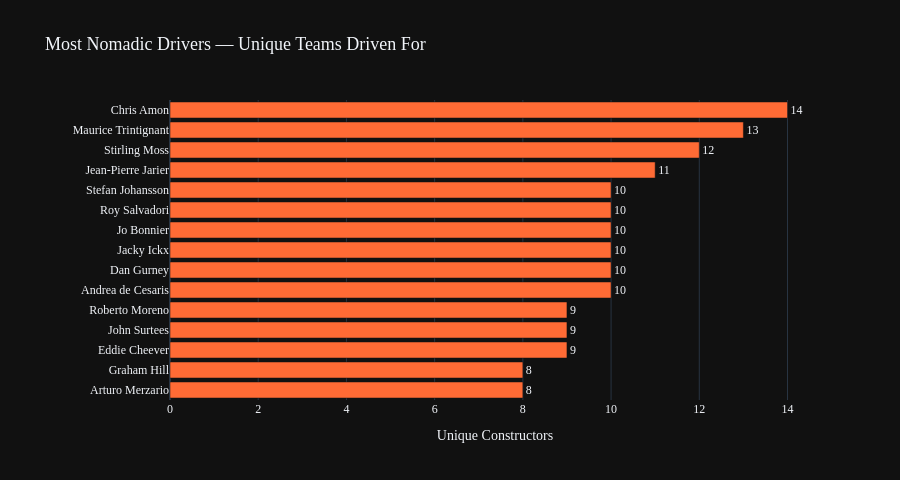

The notebook cell this image was saved under:
### Markdown cell above
---
## Visualization Prototyping

## 4. Most Nomadic Drivers — Most Unique Teams

The F1 journeymen — drivers who moved between the most teams across their career. In the D3 network, these drivers have the most edges radiating outward.

### Code cell
nomads = driver_stats.nlargest(15, 'teams').sort_values('teams')

fig = go.Figure(go.Bar(
    y=nomads['Driver'], x=nomads['teams'],
    orientation='h',
    marker_color='#ff6b35',
    text=nomads['teams'], textposition='outside'
))
fig.update_layout(
    title='Most Nomadic Drivers — Unique Teams Driven For',
    xaxis_title='Unique Constructors', yaxis_title='',
    template='plotly_dark', height=480,
    font=dict(family='DM Sans'), title_font_size=18,
    margin=dict(l=170)
)
fig.show()

### Figure 1 — Plotly figure (JSON) as saved in the notebook; plotly's stock layout.template omitted (floating-point values rounded to 4 significant figures)
{"data": [{"marker": {"color": "#ff6b35"}, "orientation": "h", "text": [8.0, 8.0, 9.0, 9.0, 9.0, 10.0, 10.0, 10.0, 10.0, 10.0, 10.0, 11.0, 12.0, 13.0, 14.0], "textposition": "outside", "type": "bar", "x": [8, 8, 9, 9, 9, 10, 10, 10, 10, 10, 10, 11, 12, 13, 14], "y": ["Arturo Merzario", "Graham Hill", "Eddie Cheever", "John Surtees", "Roberto Moreno", "Andrea de Cesaris", "Dan Gurney", "Jacky Ickx", "Jo Bonnier", "Roy Salvadori", "Stefan Johansson", "Jean-Pierre Jarier", "Stirling Moss", "Maurice Trintignant", "Chris Amon"]}], "layout": {"font": {"family": "DM Sans"}, "height": 480, "margin": {"l": 170}, "title": {"font": {"size": 18}, "text": "Most Nomadic Drivers — Unique Teams Driven For"}, "xaxis": {"title": {"text": "Unique Constructors"}}, "yaxis": {"title": {"text": ""}}}}
